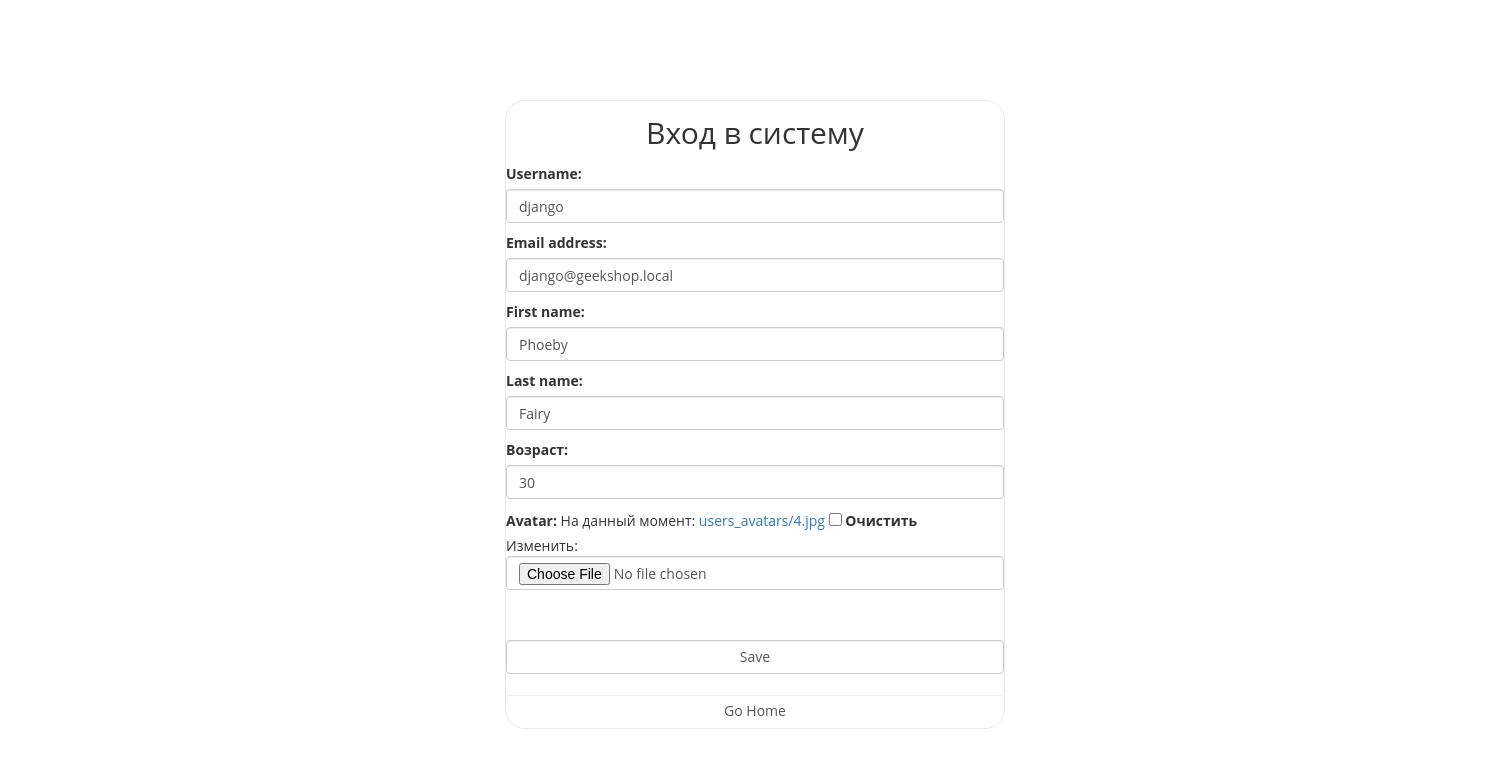
Screenshot of /auth/edit/ (signed in) with the database file from the repository.
### authapp/models.py (models this page shows)
class ShopUser(AbstractUser):
    avatar = models.ImageField(upload_to='users_avatars', blank=True)
    age = models.PositiveIntegerField(verbose_name='возраст', null=True)

### authapp/views.py (the view)
# urls.py: path('edit/', authapp.edit, name='edit'),
def edit(request):
    if request.method == 'POST':
        form = ShopUserEditForm(request.POST, request.FILES, instance=request.user)
        if form.is_valid():
            form.save()
            return HttpResponseRedirect(reverse('auth:edit'))
    else:
        form = ShopUserEditForm(instance=request.user)
    context = {
        'title': 'Профиль пользователя',
        'form': form,
    }
    return render(request, 'authapp/edit.html', context)

### authapp/forms.py
class ShopUserEditForm(UserChangeForm):
    class Meta:
        model = ShopUser
        fields = ('username', 'password', 'email', 'first_name',
                  'last_name', 'age', 'avatar')
    def __init__(self, *args, **kwargs):
        super().__init__(*args, **kwargs)
        for field_name, field in self.fields.items():
            if field_name == 'password':
                field.widget = HiddenInput()
            else:
                field.widget.attrs['class'] = 'form-control'
                field.help_text = ''

### authapp/templates/authapp/edit.html (shortened to what this page needs)
{% extends 'authapp/base.html' %}
{% load staticfiles %}
{% block container %}
    <form class="form-horizontal" method="post" enctype="multipart/form-data">
        {{ form.as_p }}
        <br>
        <input class="form-control" type="submit" value="Save">
    </form>
    <a href="{% url 'main:index' %}"  class="btn btn-round form-control">
      Go Home
    </a>
{% endblock %}

### static/css/style.css (style rules this page uses)
* { margin: 0; padding: 0; }
body { font-family: 'Open Sans', sans-serif; }
.login .form-control[type="submit"] { margin: 20px auto; }
.login form { margin-bottom: 10px; }

### rows the page displays
ShopUser: username "django", email "django@geekshop.local", first_name "Phoeby", last_name "Fairy", age "30"
